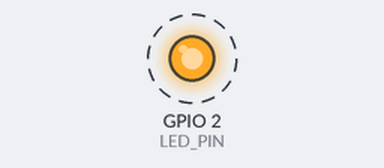
Simulated run of this sketch. Board: ESP32. Shown: output pins drawn as LEDs (lit = HIGH). Dashed ring = blinking. What the sketch prints to the serial monitor is not drawn.

Above: at 0.5 s.
Timing chart, 0 to 4.6 s (numbered marks = the images above):
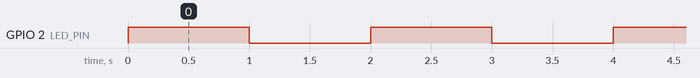

The sketch:

lab01.ino
```cpp
#define LED_PIN 2

void setup() {
  Serial.begin(115200);
  pinMode(LED_PIN, OUTPUT);
  Serial.println("ESP32 实验1 环境搭建成功");
}

void loop() {
  digitalWrite(LED_PIN, HIGH);
  Serial.println("LED 亮");
  delay(1000);

  digitalWrite(LED_PIN, LOW);
  Serial.println("LED 灭");
  delay(1000);
}
```

Measured:
- by itself, GPIO 2 (LED_PIN): alternates HIGH for 1.0 s and LOW for 1.0 s
